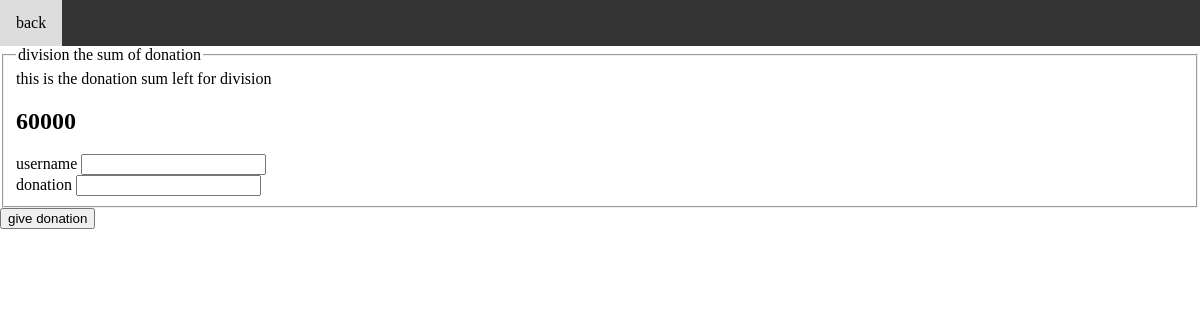
Before: /divideDonation with the older database file.
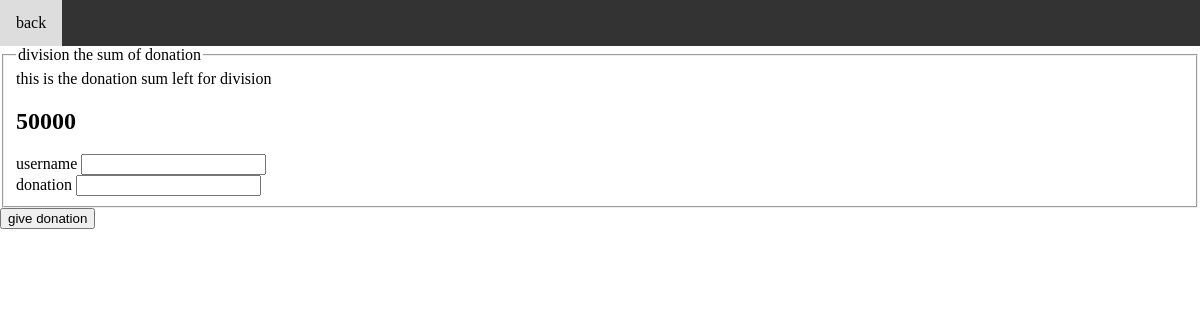
After: the same page with the newer database file.
### tables this page shows
CREATE TABLE `admin` (username TEXT PRIMARY KEY NOT NULL, password TEXT, donation TEXT);

### App.py (the view, shortened to what this page needs)
@app.route('/divideDonation', methods=['GET', 'POST'])  # donation value
def divideDonation():
    x = ''
    Database()
    session["useradm"] = "admin"
    guest = cursor.execute("SELECT donation FROM `admin` WHERE `username` = ?", (session["useradm"],))
    str1 = ''
    users = []
    for x in guest:
        str1 = str1.join(x)
        users.append(str1)
    form = DivideDonationForm()
    return render_template('divideDonation.html', form=form, guest=users)

### forms.py
class DivideDonationForm(FlaskForm):
    username = StringField("username", validators=[DataRequired()])
    donation = StringField("donation", validators=[DataRequired()])
    submit = SubmitField('give donation')

### templates/divideDonation.html (shortened to what this page needs)
<!DOCTYPE html>
<html lang="en">
<head>
</head>
<body>
<div  class="container w-50">
  <form method="POST" action="" >
    <div class="topnav">
            <a href="useradmin">back</a>
        </div>
    <fieldset>
      this is the donation sum left for division
      {% for gues in guest %}
      <article class="media content-section">
        <div class="media-body">
          <h2> {{ gues }}</h2>
        </div>
      </article>
      {% endfor %}
      <legend class="border-bottom mb-4">division the sum of donation</legend>
      <div class="form-group">
        {{ form.username.label(class="form-control-label") }}
        {% if form.username.errors %}
        {{ form.username(class="from-control form-control-lg is-invalid") }}
        {% for error in form.username.errors %}
        <span> {{error}}</span>
        {% endfor %}
        {% else %}
        {{ form.username(class="from-control form-control-lg") }}
        {%endif%}
      </div>
      <div class="form-group">
        {{ form.donation.label(class="form-control-label") }}
        {% if form.donation.errors%}
        {{ form.donation(class="from-control form-control-lg is-invalid") }}
        {% for error in form.donation.errors %}
        <span> {{error}}</span>
        {% endfor %}
        {% else %}
        {{ form.donation(class="from-control form-control-lg") }}
        {%endif%}
      </div>
    </fieldset>
    <div class="field-group my-4">
      {{ form.submit(class='btn btn-online-info') }}
    </div>
    <br>
  </form>
</div>
</body>
</html>

### templates/divideDonation.html (style rules this page uses)
* { box-sizing: border-box; }
body { margin: 0; }
.topnav { overflow: hidden; background-color: #333; }
.topnav a { float: left; display: block; color: #f2f2f2; text-align: center; padding: 14px 16px; text-decoration: none; }

Changed rows visible on the page:
changed admin: donation "60000" → "50000"
